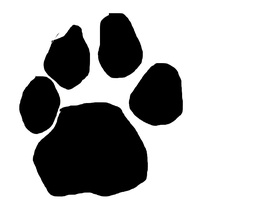
#> input picture images/unmarked/masks/Female Archback 4.jpg, 256 x 220 px, shrunk from 717 x 617 before the run; its folder holds only this picture in this run
$ python train_edges.py
#> lines starting #> are read from the running program, lines starting #| are printed output that depends on the picture; after the words box and inside, x2 and y2 are one past the last pixel; in counts of white or black regions, pixels touching at a corner belong together
from PIL import Image
import numpy as np
import seaborn as sns
import matplotlib.pyplot as plt
import os

def pool(mask, image, fn, kernel=5, stride=2):
    h_prev, w_prev = mask.shape

    labels = []
    values = []


    curr_y = out_y = 0
    # slide the max pooling window vertically across the image
    while curr_y + kernel <= h_prev:
        curr_x = out_x = 0
        # slide the max pooling window horizontally across the image
        while curr_x + kernel <= w_prev:
            # choose the maximum value within the window at each step and store it to   the output matrix

            if fn(mask[curr_y:curr_y + kernel, curr_x:curr_x + kernel]):
                labels.append(1)
            else:
                labels.append(0)

            values.append(np.ravel(image[curr_y:curr_y + kernel, curr_x:curr_x + kernel, :]))

            curr_x += stride
            out_x += 1
        curr_y += stride
        out_y += 1

    return (np.array(labels), np.array(values))

def edge(img):
    return np.sum(img) >= 0
# im = Image.open('images/unmarked/masks/Female Archback 4.jpg')
# size = im.getdata().size
# img = np.array(im.getdata()).reshape((size[1],size[0],3))
# img = img[:,:,0]
# img[img>0] = 1
# img[img<=0] = -1
#
# im2 = Image.open('images/unmarked/train_cnn/Female Archback 4.jpg')
# img2 = np.array(im2.getdata()).reshape((size[1],size[0],3))
#
# (labels, values) = pool(img, img2, edge, 50)
# print(np.sum(labels)/len(labels))

file_arr = [filename for filename in os.listdir('images/unmarked/masks/')]
global_values = []
global_labels = []
for i in range(1):
    name = file_arr[i]
    im = Image.open('images/unmarked/masks/' + name)
#> im is the input picture: PIL image 256x220 RGB; mean R, G, B 178.1, 178.1, 178.1
    size = im.getdata().size
#> size = (256, 220)
    img = np.array(im.getdata()).reshape((size[1], size[0], 3))
    img = img[:, :, 0]
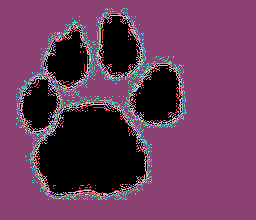
#> img: shape (220, 256) int64; 254 distinct labels, from 0 to 255; one colour per label, 0 black
    img[img > 0] = 1
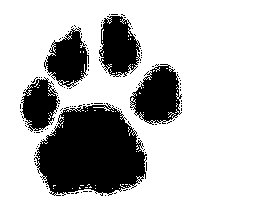
#> img: shape (220, 256) int64; values 0 (black) and 1 (white), 74.8% white; 113 black regions (108 under 20 px), largest, box (x1, y1, x2, y2) and area: (34, 103, 147, 196) 7366, (130, 64, 182, 125) 2013, (99, 16, 141, 77) 1727, (44, 27, 89, 87) 1578, (20, 77, 60, 132) 1299
    img[img <= 0] = -1

    im2 = Image.open('images/unmarked/train_cnn/' + name)
    img2 = np.array(im2.getdata()).reshape((size[1], size[0], 3))

    (labels, values) = pool(img, img2, edge, 50)
#> after the loop in pool, `while curr_y + kernel <= h_prev:`: curr_y = 172; labels = 8944 values, max 1 at index 0, min 0 at index 459, mean 0.645; out_y = 86; values = 8944 items
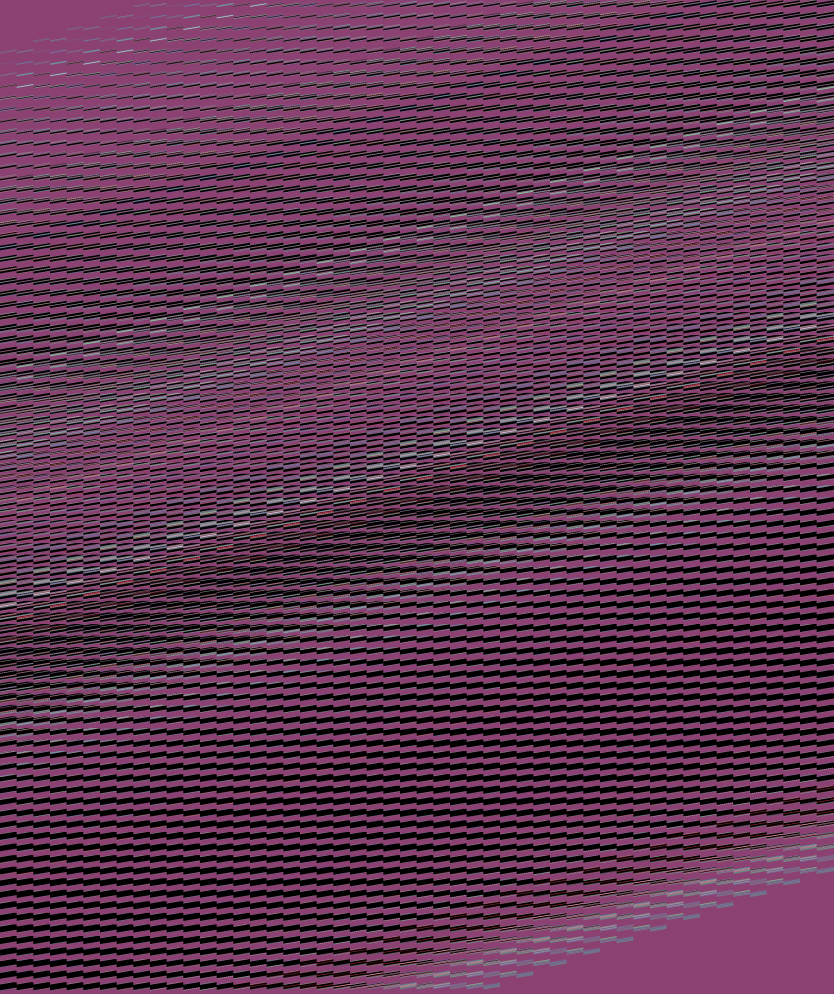
#> values: shape (8944, 7500) int64 (shown at 1/9 size); 254 distinct labels, from 0 to 255; one colour per label, 0 black
    global_values.append(values)
    global_labels.append(labels)

print(len(global_values))
#| 1

$ run again, on images/unmarked/masks/Female Majanna 1.jpg
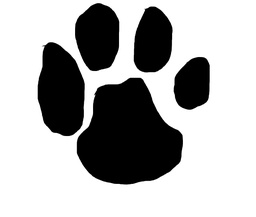
#> input picture images/unmarked/masks/Female Majanna 1.jpg, 256 x 217 px, shrunk from 1282 x 1087 before the run
#> im is the input picture: PIL image 256x217 RGB; min 0, max 255, mean 175.8
#> `img[img > 0] = 1`:
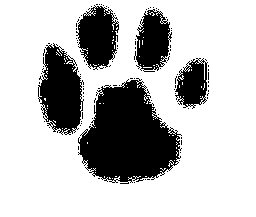
#> img: shape (217, 256) int64; values 0 (black) and 1 (white), 74.1% white; 102 black regions (97 under 20 px), largest, box (x1, y1, x2, y2) and area: (78, 78, 182, 184) 6983, (38, 43, 84, 135) 2750, (76, 5, 119, 70) 1837, (134, 9, 172, 72) 1560, (175, 58, 208, 109) 1072
#> after the loop in pool, `while curr_y + kernel <= h_prev:`: curr_y = 168; labels = 8736 values, max 1 at index 0, min 0 at index 31, mean 0.667; out_y = 84; values = 8736 items
#> `(labels, values) = pool(img, img2, edge, 50)`:
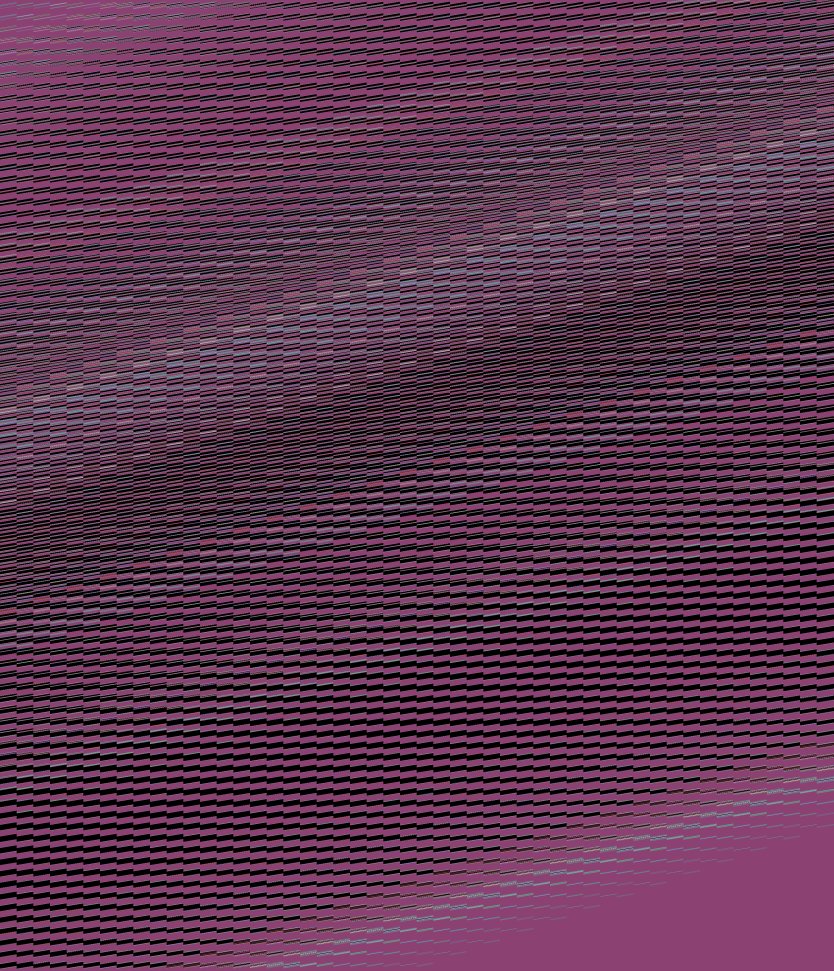
#> values: shape (8736, 7500) int64 (shown at 1/9 size); 253 distinct labels, from 0 to 255; one colour per label, 0 black
#| 1

$ run again, on images/unmarked/masks/Female Majanna 6.jpg
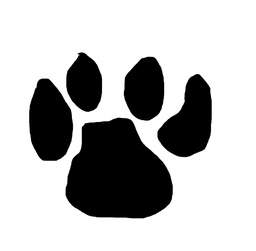
#> input picture images/unmarked/masks/Female Majanna 6.jpg, 256 x 251 px, shrunk from 1104 x 1082 before the run
#> im is the input picture: PIL image 256x251 RGB; min 0, max 255, mean 186.6
#> `img = np.array(im.getdata()).reshape((size[1], size[0], 3))`:
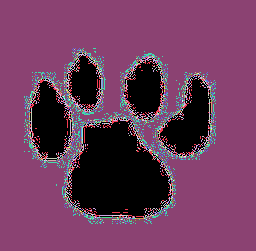
#> img: shape (251, 256, 3) int64; 253 distinct labels, from 0 to 255; one colour per label, 0 black
#> `img[img > 0] = 1`:
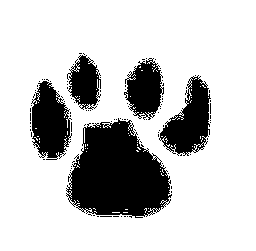
#> img: shape (251, 256) int64; values 0 (black) and 1 (white), 77.6% white; 107 black regions (102 under 20 px), largest, box (x1, y1, x2, y2) and area: (66, 118, 172, 218) 7086, (159, 75, 211, 156) 2218, (31, 81, 72, 160) 2154, (124, 58, 164, 120) 1552, (67, 55, 101, 110) 1160
#> after the loop in pool, `while curr_y + kernel <= h_prev:`: curr_y = 202; labels = 10504 values, max 1 at index 0, min 0 at index 2831, mean 0.72; out_y = 101; values = 10504 items
#| 1

$ run again, on images/unmarked/masks/Female Majanna 7.jpg
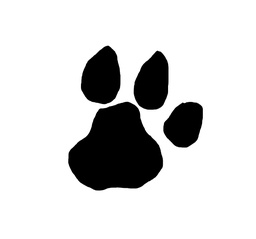
#> input picture images/unmarked/masks/Female Majanna 7.jpg, 256 x 239 px, shrunk from 1252 x 1167 before the run
#> im is the input picture: PIL image 256x239 RGB; min 0, max 255, mean 211.5
#> `img = np.array(im.getdata()).reshape((size[1], size[0], 3))`:
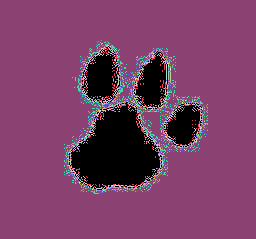
#> img: shape (239, 256, 3) int64; 247 distinct labels, from 0 to 255; one colour per label, 0 black
#> `img[img <= 0] = -1`:
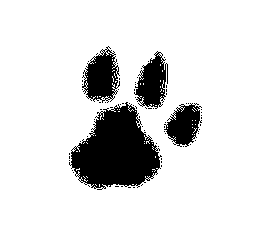
#> img: shape (239, 256) int64; values -1 (black) and 1 (white), 86.1% white; 73 black regions (69 under 20 px), largest, box (x1, y1, x2, y2) and area: (69, 102, 162, 190) 4989, (82, 46, 120, 103) 1280, (134, 51, 168, 109) 1139, (164, 103, 202, 147) 1005
#> after the loop in pool, `while curr_y + kernel <= h_prev:`: curr_y = 190; labels = 9880 values, max 1 at index 0, min 0 at index 2635, mean 0.865; out_y = 95; values = 9880 items
#| 1

$ run again, on images/unmarked/masks/Female Cassie 1.jpg
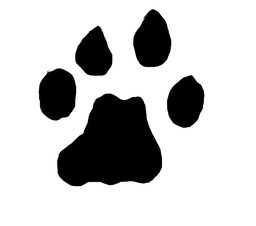
#> input picture images/unmarked/masks/Female Cassie 1.jpg, 256 x 226 px, shrunk from 1160 x 1022 before the run
#> im is the input picture: PIL image 256x226 RGB; min 0, max 255, mean 198.9
#> `img[img <= 0] = -1`:
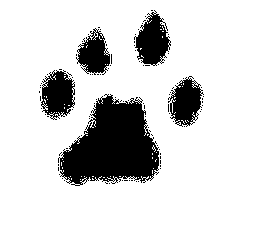
#> img: shape (226, 256) int64; values -1 (black) and 1 (white), 82.1% white; 100 black regions (95 under 20 px), largest, box (x1, y1, x2, y2) and area: (58, 94, 159, 186) 5838, (134, 10, 171, 66) 1214, (41, 70, 75, 120) 1141, (168, 76, 204, 127) 1067, (76, 28, 110, 75) 933
#> after the loop in pool, `while curr_y + kernel <= h_prev:`: curr_y = 178; labels = 9256 values, max 1 at index 0, min 0 at index 3999, mean 0.864; out_y = 89; values = 9256 items
#> `(labels, values) = pool(img, img2, edge, 50)`:
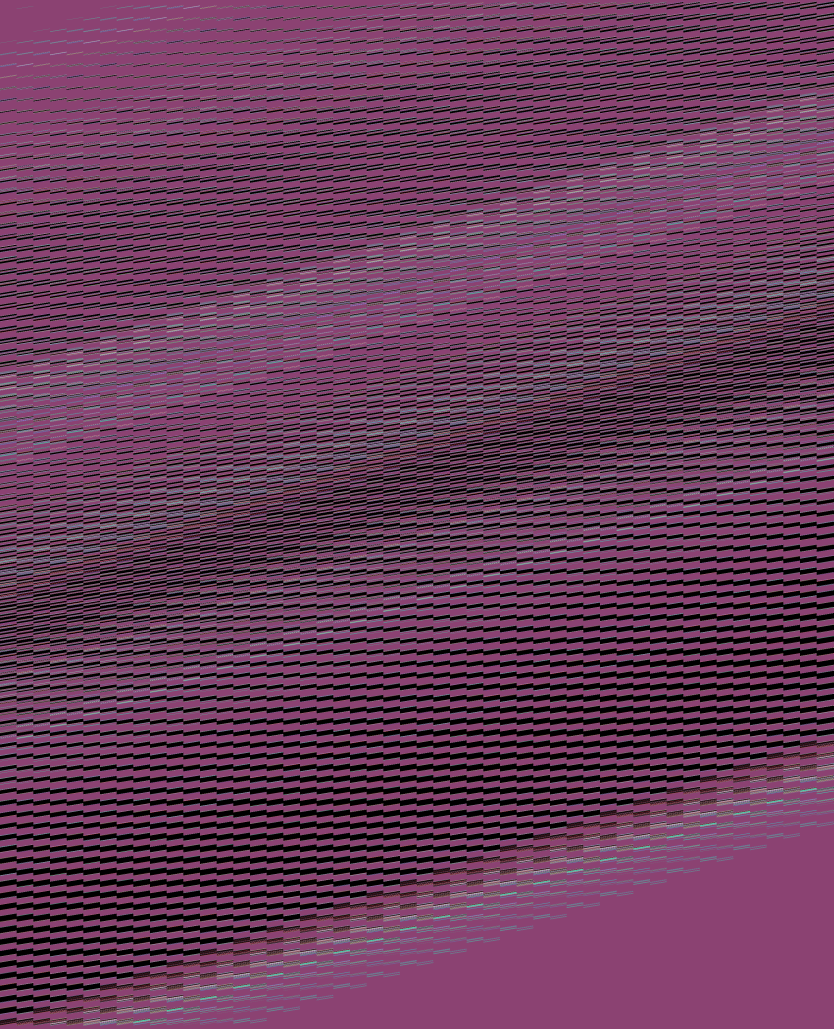
#> values: shape (9256, 7500) int64 (shown at 1/9 size); 245 distinct labels, from 0 to 255; one colour per label, 0 black
#| 1
